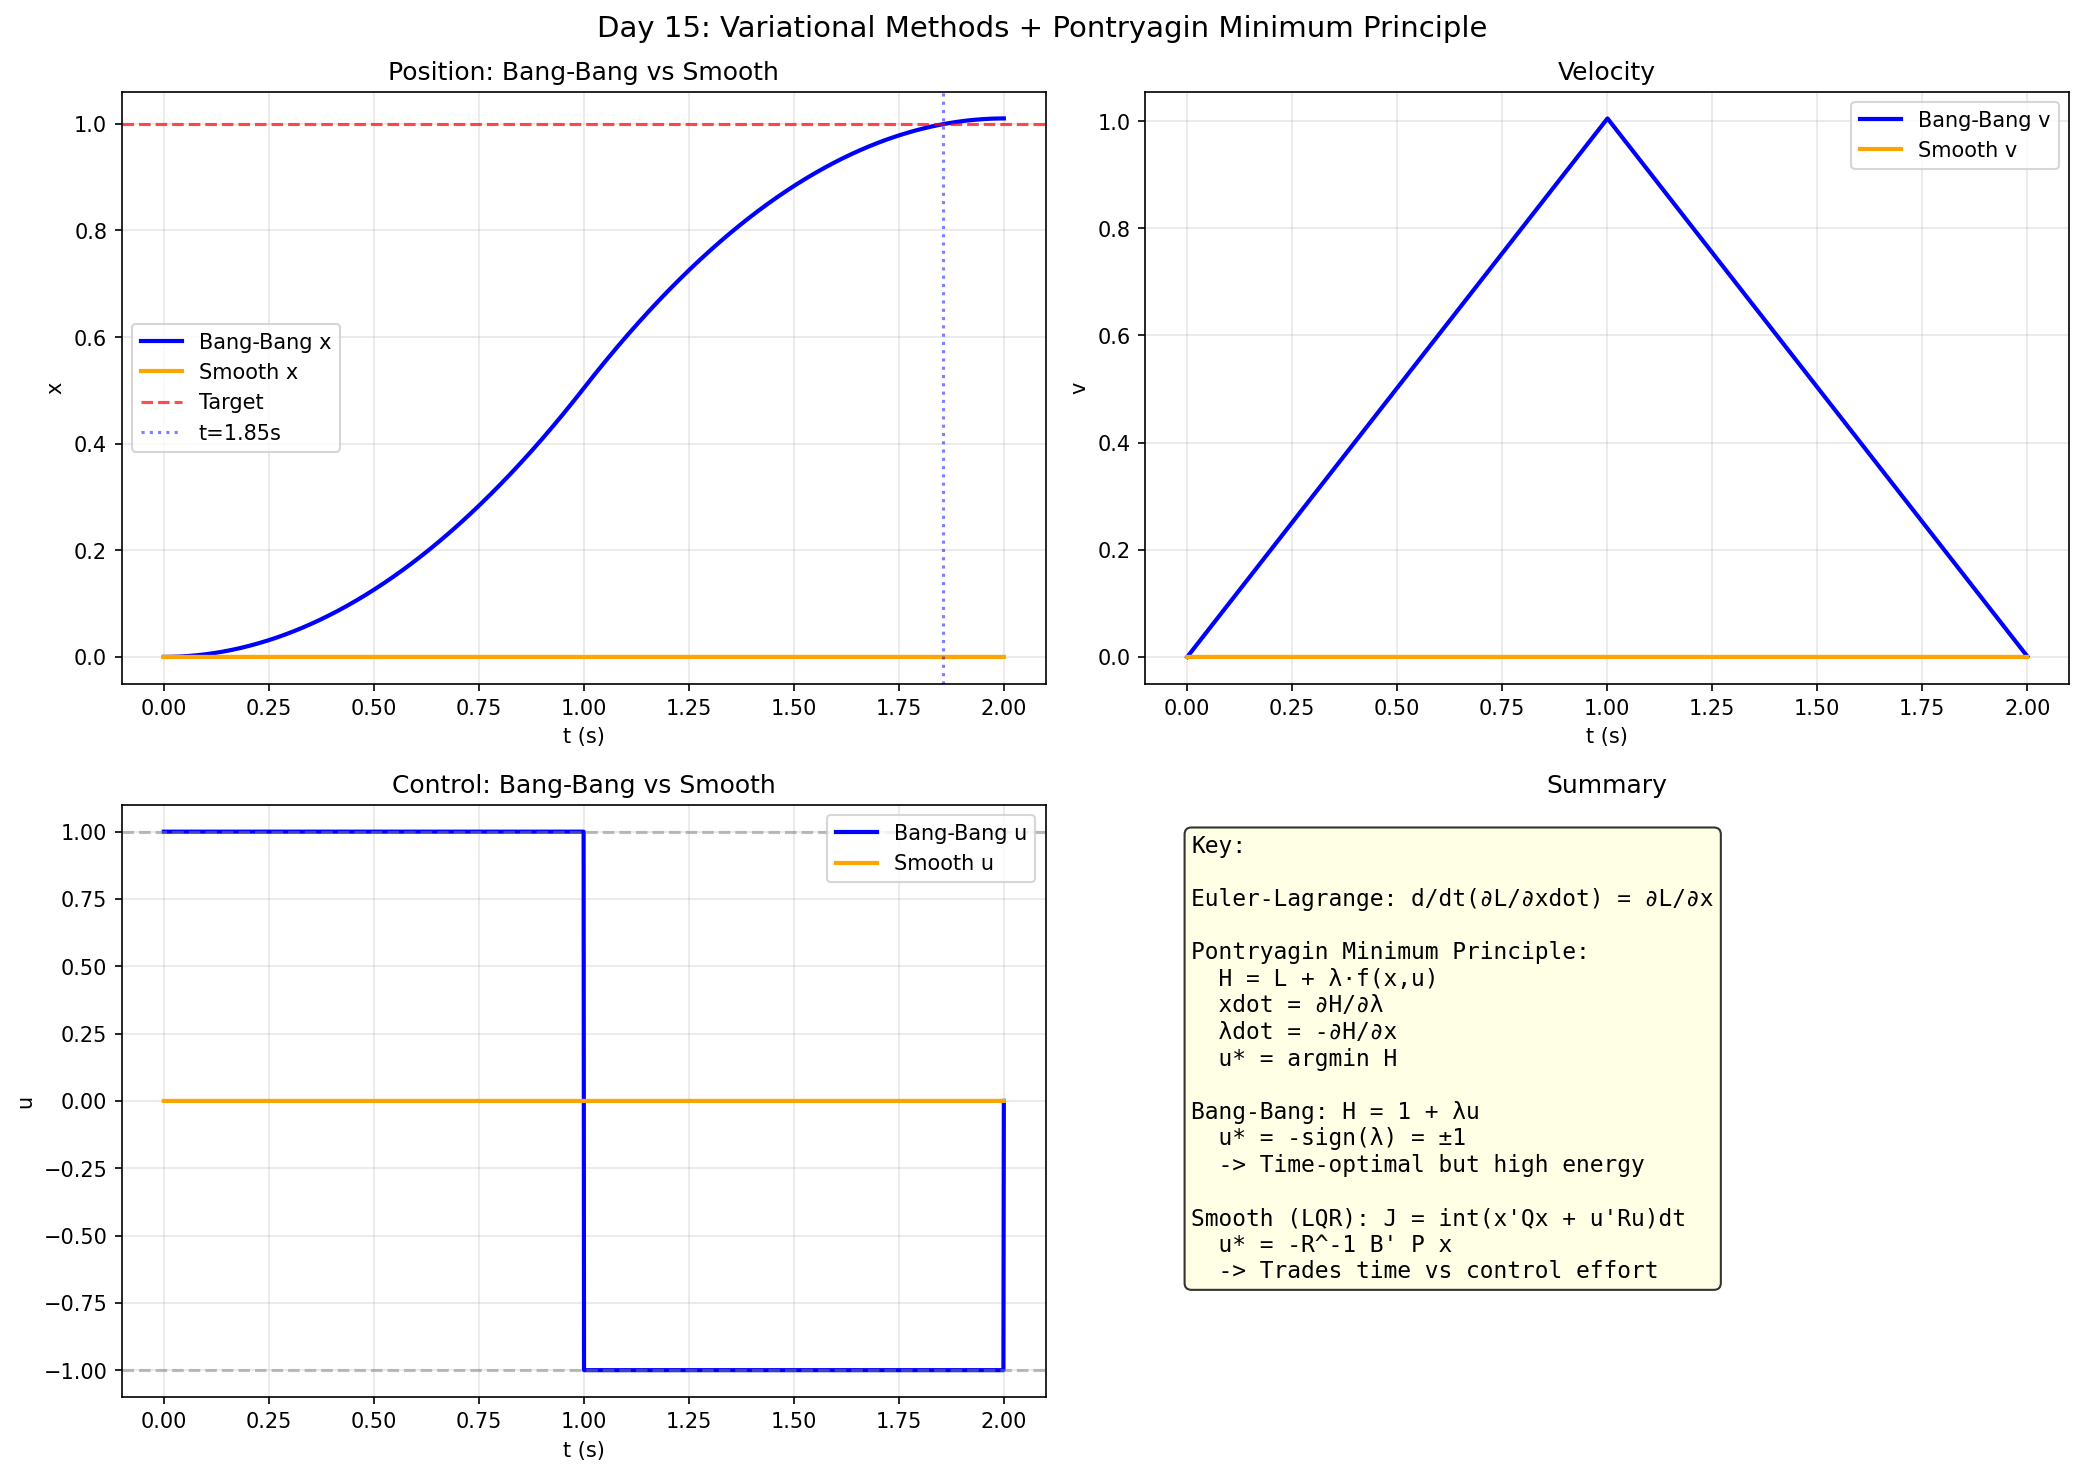

Python code for this plot:
import numpy as np
import matplotlib
matplotlib.use('Agg')
import matplotlib.pyplot as plt
from scipy import linalg

print("=" * 60)
print("Day 15: Variational + Pontryagin Minimum Principle")
print("=" * 60)

# ===== Bang-Bang vs Smooth Optimal Control =====
# Problem: x_dot = u, |u| <= 1, x(0)=0, x(tf)=1, minimize tf
# Bang-Bang: accelerate at +1 for tf/2, then -1 for tf/2
# tf_min = 2*(xf-x0)/umax = 2.0s

u_max = 1.0
x0, xf = 0.0, 1.0
tf = 2.0 * (xf - x0) / u_max
dt = 0.001
N = int(tf / dt) + 10
t = np.linspace(0, tf, N)

# Bang-bang trajectory
def sim_bangbang(x0, tf, N, u_max=1.0):
    t = np.linspace(0, tf, N)
    x = np.zeros(N)
    v = np.zeros(N)
    u = np.zeros(N)
    x[0] = x0
    for i in range(N-1):
        u[i] = u_max if i < N//2 else -u_max
        if i < N-1:
            v[i+1] = v[i] + u[i] * dt
            x[i+1] = x[i] + v[i] * dt
    return t, x, v, u

t_bb, x_bb, v_bb, u_bb = sim_bangbang(x0, tf, N)

# LQR smooth control for comparison
A = np.array([[0.0, 1.0], [0.0, 0.0]])
B = np.array([[0.0], [1.0]])
Q = np.diag([100.0, 1.0])
R = np.array([[0.1]])
P_lqr = linalg.solve_continuous_are(A, B, Q, R)
K_lqr = (linalg.inv(R) @ B.T @ P_lqr).flatten()

x_sm = np.zeros(N)
v_sm = np.zeros(N)
u_sm = np.zeros(N)
x_sm[0] = x0
v_sm[0] = 0.0

for i in range(N-1):
    u_raw = -np.dot(K_lqr, [x_sm[i], v_sm[i]])
    u_sm[i] = max(-u_max, min(u_max, u_raw))
    v_sm[i+1] = v_sm[i] + u_sm[i] * dt
    x_sm[i+1] = x_sm[i] + v_sm[i] * dt

# Find convergence times
def find_time(x, t, target=0.999):
    idx = np.where(x >= target)[0]
    return t[idx[0]] if len(idx) > 0 else None

t_bb_end = find_time(x_bb, t)
t_sm_end = find_time(x_sm, t)

print(f"\nOptimal time (Bang-Bang): {tf:.3f}s")
print(f"Bang-Bang reaches x=1 at: {t_bb_end:.3f}s")
if t_sm_end:
    print(f"Smooth (clamped LQR) reaches x=1 at: {t_sm_end:.3f}s")
    print(f"Bang-Bang is {(t_sm_end/t_bb_end-1)*100:.0f}% faster")
else:
    print("Smooth (clamped LQR): did not reach x=1 in time range")

# ===== Plot =====
fig, axes = plt.subplots(2, 2, figsize=(14, 10))
fig.suptitle('Day 15: Variational Methods + Pontryagin Minimum Principle', fontsize=14)

ax = axes[0, 0]
mask_bb = x_bb <= 1.05
mask_sm = x_sm <= 1.05
ax.plot(t_bb[mask_bb], x_bb[mask_bb], 'b-', lw=2, label='Bang-Bang x')
ax.plot(t_bb[mask_sm], x_sm[mask_sm], 'orange', lw=2, label='Smooth x')
ax.axhline(y=1, color='red', ls='--', alpha=0.7, label='Target')
ax.axvline(x=t_bb_end, color='blue', ls=':', alpha=0.5, label=f't={t_bb_end:.2f}s')
ax.set_xlabel('t (s)')
ax.set_ylabel('x')
ax.set_title('Position: Bang-Bang vs Smooth')
ax.legend()
ax.grid(True, alpha=0.3)

ax = axes[0, 1]
ax.plot(t_bb[mask_bb], v_bb[mask_bb], 'b-', lw=2, label='Bang-Bang v')
ax.plot(t_bb[mask_sm], v_sm[mask_sm], 'orange', lw=2, label='Smooth v')
ax.set_xlabel('t (s)')
ax.set_ylabel('v')
ax.set_title('Velocity')
ax.legend()
ax.grid(True, alpha=0.3)

ax = axes[1, 0]
ax.plot(t_bb[mask_bb], u_bb[mask_bb], 'b-', lw=2, label='Bang-Bang u')
ax.plot(t_bb[mask_sm], u_sm[mask_sm], 'orange', lw=2, label='Smooth u')
ax.axhline(y=1, color='gray', ls='--', alpha=0.5)
ax.axhline(y=-1, color='gray', ls='--', alpha=0.5)
ax.set_xlabel('t (s)')
ax.set_ylabel('u')
ax.set_title('Control: Bang-Bang vs Smooth')
ax.legend()
ax.grid(True, alpha=0.3)

ax = axes[1, 1]
ax.axis('off')
txt = ("Key:\n\n"
       "Euler-Lagrange: d/dt(∂L/∂xdot) = ∂L/∂x\n\n"
       "Pontryagin Minimum Principle:\n"
       "  H = L + λ·f(x,u)\n"
       "  xdot = ∂H/∂λ\n"
       "  λdot = -∂H/∂x\n"
       "  u* = argmin H\n\n"
       "Bang-Bang: H = 1 + λu\n"
       "  u* = -sign(λ) = ±1\n"
       "  -> Time-optimal but high energy\n\n"
       "Smooth (LQR): J = int(x'Qx + u'Ru)dt\n"
       "  u* = -R^-1 B' P x\n"
       "  -> Trades time vs control effort")
ax.text(0.05, 0.95, txt, transform=ax.transAxes, va='top', fontsize=11,
        fontfamily='monospace', bbox=dict(boxstyle='round', facecolor='lightyellow', alpha=0.8))
ax.set_title('Summary')

plt.tight_layout()
plt.savefig('C:/Users/WUccc/.openclaw/workspace/notes/工程控制论/code/day15_variational.png', dpi=150, bbox_inches='tight')
print("\nFigure saved!")

print("""
============================================================
KEY FORMULAS - Variational + Pontryagin
============================================================

Functional: J[u] = integral L(x, u, t) dt

Euler-Lagrange Equation:
  d/dt(∂L/∂x_dot) = ∂L/∂x

Hamiltonian: H = L + λ^T f(x, u, t)

Pontryagin Necessary Conditions:
  1. x_dot = ∂H/∂λ
  2. λ_dot = -∂H/∂x  (costate)
  3. 0 = ∂H/∂u       (stationarity)
  4. λ(t_f) = ∂φ/∂x(t_f)  (transversality)
  5. H(x*, u*, λ*, t) <= H(x*, u, λ*, t)  (minimum)

For linear-quadratic:
  H = x'Qx + u'Ru + λ'(Ax + Bu)
  u* = -1/2 * R^-1 * B' * λ  (if unconstrained)
  u* = -sign(λ)  (bang-bang, if |u|<=umax)
""")
